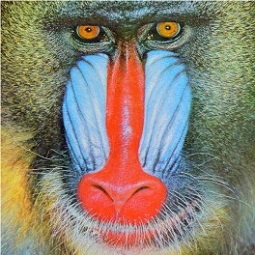
#> input picture img/plain/img_baboon.png, 255 x 255 px, found by its file name
$ python shuffle.py
#> lines starting #> are read from the running program, lines starting #| are printed output that depends on the picture
#> further down, img is the input picture: shape (255, 255, 3); mean B, G, R 114.1, 128.6, 138.3
### encModule/tools/indexGenerator/CAIdG.py
import numpy as np
import operator as op
import cv2
import time
from copy import copy
import scipy.stats as ss


#고속 CA셔플링


#################################################
#CA 함수
def CA8(data,rule=15):
    return ((data&rule)^(data//2)^(data*2))%256


def CA(data,rule=179,dim=8):
    return ((data&rule)^(data//2)^(data*2))%(2**dim)


def FNCA(data,rule=245250,dim=18):
    return ((data&rule)^(data//2)^(data//4)^(data*4)^(data*2))%(2**dim)

def CArot(data,ruleList,dim):
#> called with data = array of shape (255,), dim = 18
    for rule in ruleList:
        data=CA(data,rule,dim)
    return data


# 배열 정렬 함수
def scasort(data):
    srt=ss.rankdata(data)-1
    return srt.astype(np.uint)


## CA 셔플링을 위한 CA처리가 12번 일어난다.
# 여기도 전체적으로 좀 수정해야할듯
def CAIdG(size, param):

    sn1, sn2, channel = size
    r1, r2, r3, r4, r5, r6, dim = param

    x1=np.arange(sn1)
    x2=np.arange(sn2)

    CArule1=[r1,r2,r3,r4,r5,r6,r1,r2,r3,r4,r5,r6]
    CArule2=[r3,r4,r5,r6,r1,r2,r3,r4,r5,r6,r1,r2]
    CArule3=[r5,r6,r1,r2,r3,r4,r5,r6,r1,r2,r3,r4]
    #
    x11=scasort(CArot(x1,CArule1,dim))
    x12=scasort(CArot(x11,CArule2,dim))
    x13=scasort(CArot(x12,CArule3,dim))

    x21=scasort(CArot(x2,CArule1,dim))
    x22=scasort(CArot(x21,CArule2,dim))
    x23=scasort(CArot(x22,CArule3,dim))


    X = (x11, x12, x13, x21, x22, x23)


    return X


#################################################
# [22 lines that do not run on import are left out]


#################################################

### encModule/tools/shuffle.py
import numpy as np
import cv2
from copy import copy

#고속 셔플링


#################################################

def shuffling(img, X, enc=0):
    ### 아놀드 캣맵을 이미지에 n회 적용. N=255인 경우 주기=90

    ### a가 0이면 암호화 1이면 복호화 ###

#> called with enc = 0
    a=enc

    x11, x12, x13, x21, x22, x23 = X

    #####################################

    width, height, channel = img.shape
#> width = 255; height = 255; channel = 3
    x1=np.arange(width)
#> x1 = 255 values from 0 to 254
    x2=np.arange(height)
#> x2 = 255 values from 0 to 254

    if a==0:
        img1=copy(img)
        for i in range(width):
            img1[i,:,0]=img[x11[i],:,0]
            img1[i,:,1]=img[x12[i],:,1]
            img1[i,:,2]=img[x13[i],:,2]
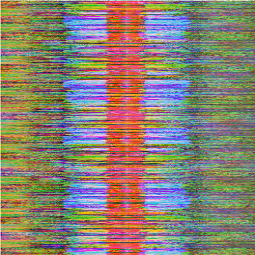
#> img1: shape (255, 255, 3); mean B, G, R 114.1, 128.6, 138.3

        img2=copy(img1)
        for i in range(height):
            img2[:,i,0]=img1[:,x21[i],0]
            img2[:,i,1]=img1[:,x22[i],1]
            img2[:,i,2]=img1[:,x23[i],2]
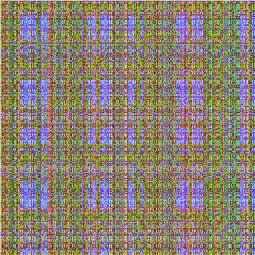
#> img2: shape (255, 255, 3); mean B, G, R 114.1, 128.6, 138.3

    #start_time = time.time()

    ### 이하 복호화 파트
    ### 복호화 CA셔플링

    if a==1:
        img1=copy(img)
        for i in range(height):
            img1[:,x21[i],0]=img[:,i,0]
            img1[:,x22[i],1]=img[:,i,1]
            img1[:,x23[i],2]=img[:,i,2]

        img2=copy(img1)
        for i in range(width):
            img2[x11[i],:,0]=img1[i,:,0]
            img2[x12[i],:,1]=img1[i,:,1]
            img2[x13[i],:,2]=img1[i,:,2]

    #if np.equal(img,img1):
    #    print("True")
    return img2


#################################################
if __name__ == '__main__':
    from indexGenerator.CAIdG import CAIdG

    file = 'img_baboon.png'
    img = cv2.imread(file, 1)

    ##### 아래는 좌표행렬 #####
    ##
    ## x=[0,1,...,254]
    ## x+1=[1,2,...,255]
    ## CA(x)는 x에 8셀 CA를 취하는 함수
    ## sn1 : 높이 // sn2 : 너비

    r1  = 245250
    r2  = 235414
    r3  = 10322
    r4  = 258876
    r5  = 204835
    r6  = 169565
    dim = 18

    param = (r1, r2, r3, r4, r5, r6, dim)

    X = CAIdG(img.shape, param)
    img2 = shuffling(img, X, enc=0)

    img3 = shuffling(img2, X, enc=1)

    cv2.imshow('image', img3)

    cv2.waitKey(0)
    cv2.destroyAllWindows()

#################################################
